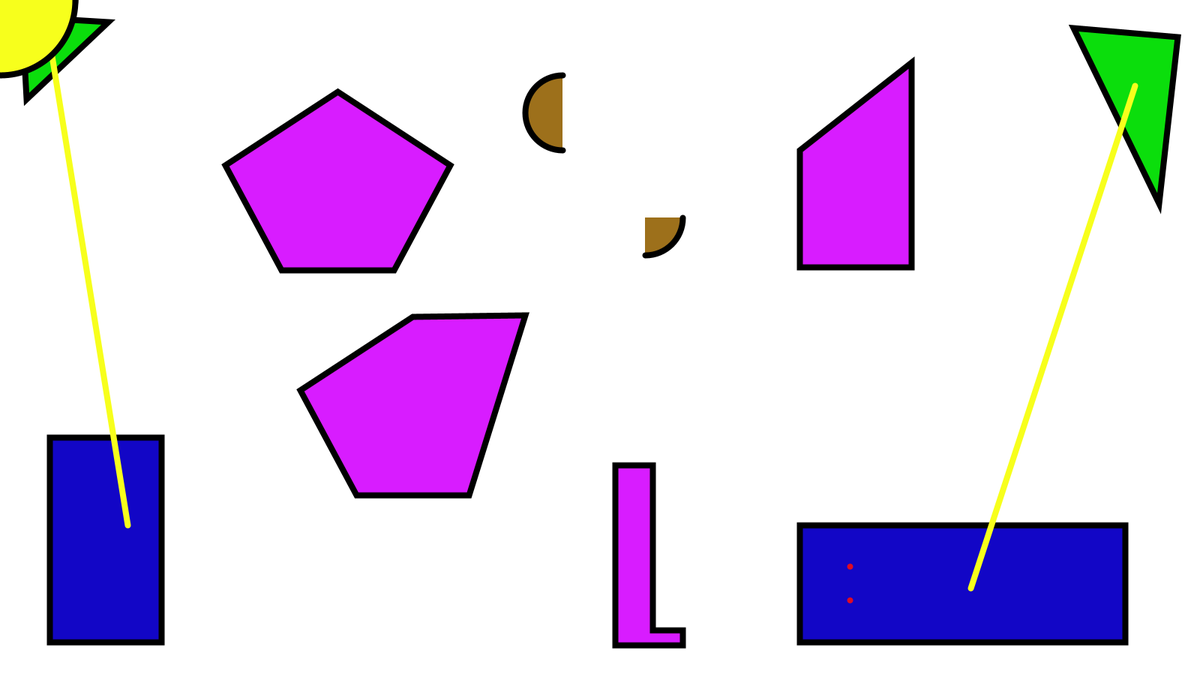
Frame 1 (no input)
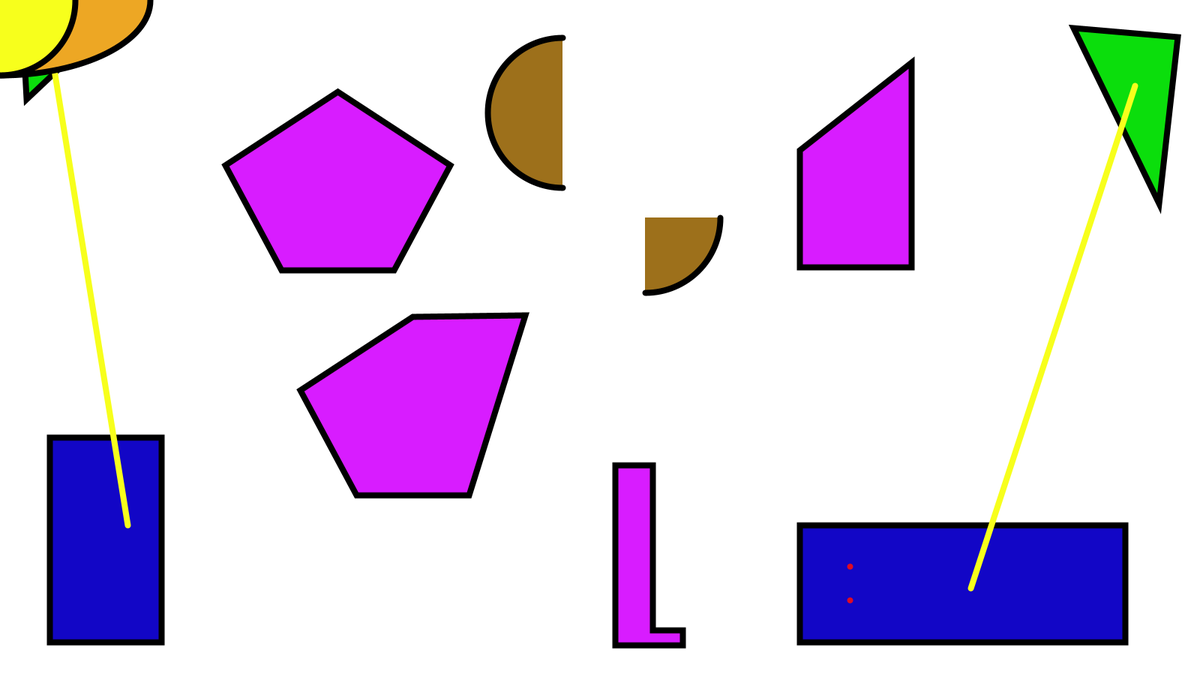
Frame 60 (the mouse pressed at the canvas centre just before this capture)
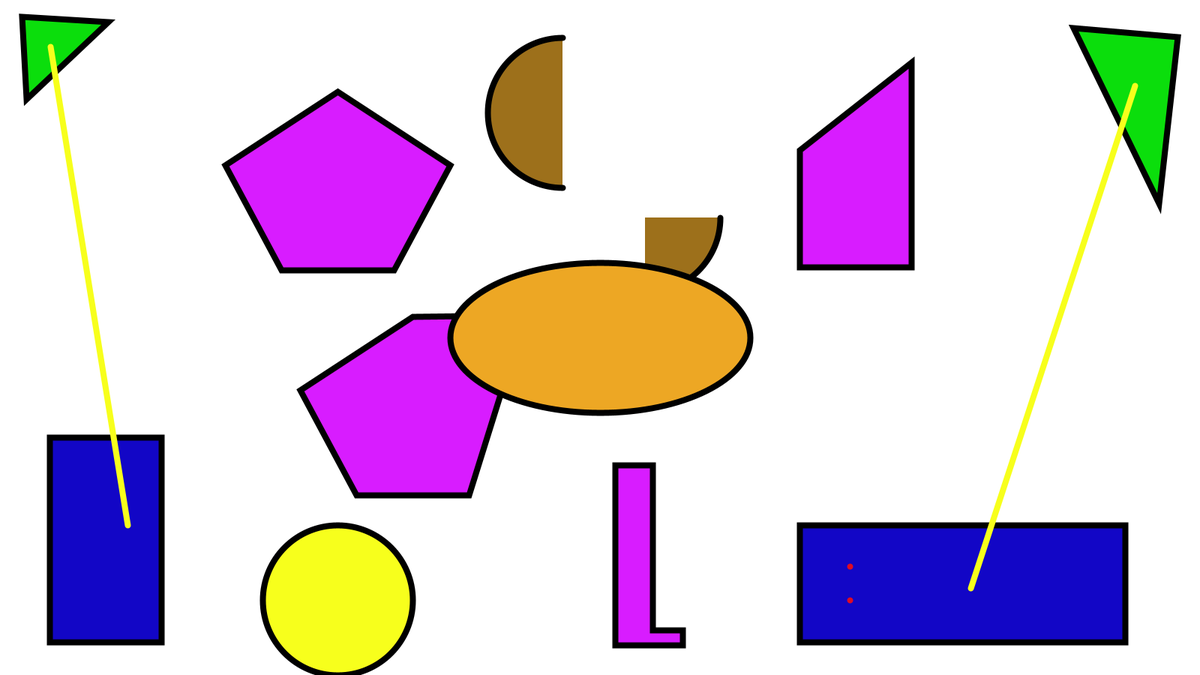
Frame 120 (the mouse held since frame 60 and released just before this capture)

The Processing sketch that drew these frames (run headless with seeded random() and noise(); from frame 60 on, the mouse is pressed at the canvas centre):

// Processing sketch: Sbrugnera_Lab2_AssignmentTwo
// ── Sbrugnera_Lab2_AssignmentTwo.pde
// The setup() function is run once, when the program starts
// It is used to define initial enviroment properties such as screen size
void setup() {

  // Create a frame 1600 pixels wide, 900 pixels high
  size( 1600, 900 );

}

// The draw() function continuously executes the lines of code contained inside its block until the
// program is stopped or noLoop() is called. draw() is called automatically after setup()
void draw() {
  
  // Defines the background color to black
  // Since it is being defined inside the draw() method, it must be the first statement
  // Otherwise anything drawn using a statement above this one would be overlapped
  background( 255 );
  
  // Setting the stroke width and color to all shapes
  stroke( 0 );
  strokeWeight( 8 );
  
  // Print out the coordinates of the mouse, for test purposes
  // This way it is simpler to choose coordinates for the shape's vertex
  // Uncomment these two lines to see the text on the frame. fill( 0 ) improves the text readability
  //fill( 0 );
  //text( "x: " + mouseX + " y: " + mouseY, 10, 15 );
  
  // Setting the color for all the irregular polygons
  fill( 216, 28, 255 );
  
  // Drawing the first irregular polygon
  beginShape();
  vertex( 300, 220 );
  vertex( 450, 122 );
  vertex( 600, 220 );
  vertex( 525, 360 );
  vertex( 375, 360 );
  endShape( CLOSE );
  
  // Drawing the second irregular polygon
  beginShape();
  vertex( 400, 520 );
  vertex( 550, 422 );
  vertex( 700, 420 );
  vertex( 625, 660 );
  vertex( 475, 660 );
  endShape( CLOSE );
  
  // Drawing the third irregular polygon
  beginShape();
  vertex( 1066, 356 );
  vertex( 1066, 200 );
  vertex( 1215, 83 );
  vertex( 1215, 356 );
  endShape( CLOSE );
  
  // Drawing the fourth irregular polygon
  beginShape();
  vertex( 820, 620 );
  vertex( 870, 620 );
  vertex( 870, 840 );
  vertex( 910, 840 );
  vertex( 910, 860 );
  vertex( 820, 860 );
  endShape( CLOSE );
  
  // Drawing the two triangles
  fill( 11, 222, 12 );
  beginShape( TRIANGLES );
  vertex( 29, 22 );
  vertex( 35, 132 );
  vertex( 144, 29 );
  vertex( 1431,37 );
  vertex( 1570,49 );
  vertex( 1545, 271 );
  endShape( CLOSE );
  
  // Drawing the two rectangles
  fill( 18, 6, 198 );
  beginShape( QUADS );
  vertex( 66, 583 );
  vertex( 215, 583 );
  vertex( 215, 856 );
  vertex( 66, 856 );
  vertex( 1066, 856 );
  vertex( 1066, 700 );
  vertex( 1500, 700 );
  vertex( 1500, 856 );
  endShape( CLOSE );
  
  // Drawing the two arcs
  fill( 157, 112, 27 );
  arc( 860, 290, 100, 100, 0, HALF_PI );
  arc( 750, 150, 100, 100, HALF_PI, HALF_PI + PI );
  
  // Drawing the two points
  stroke( 222, 11, 36 );
  point( 1133, 755 );
  point( 1133, 800 );
  
  // Drawing the two lines
  stroke( 247, 255, 28 );
  line( 67, 62, 170, 700 );
  line( 1294, 784, 1513, 114 );
  
  stroke( 0 );
  // Drawing the first elipse. Controlled by the mouse position
  fill( 237, 167, 36 );
  ellipse( mouseX, mouseY, 200, 100 );
  
  // Drawing the second elipse. Controlled by the mouse position (inverted)
  ellipseMode( RADIUS );
  fill( 247, 255, 28 );
  ellipse( mouseY, mouseX, 100, 100 );
  

}
